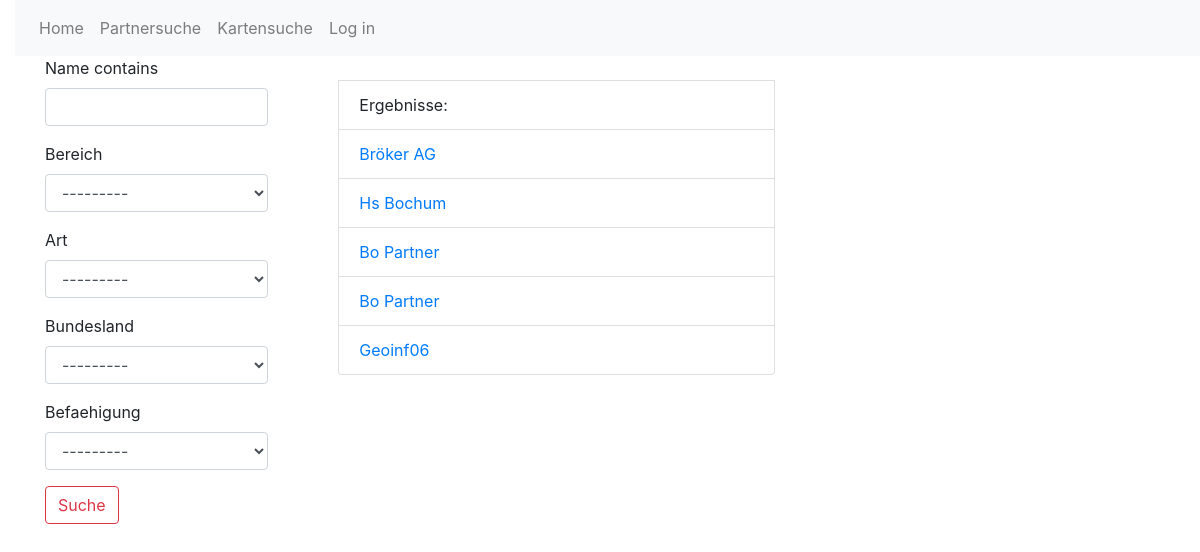
The page /firmen_gefiltert/ on the database as committed earlier.
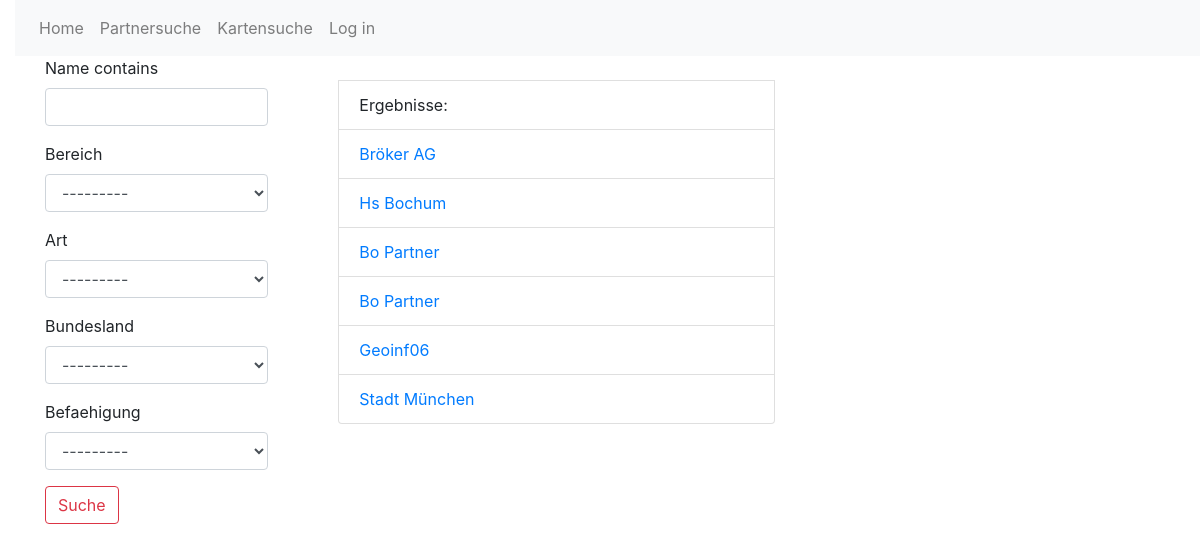
The same page on the database as committed later.
### crm/models.py (models this page shows, shortened)
class Firma(models.Model):
    LISTE_BUNDESLAND = (
            ('BB', 'Brandenburg'),
            ('BE', 'Berlin'),
            ('BW', 'Baden-Wuerttemberg'),
            ('BY', 'Bayern'),
            ('HB', 'Bremen'),
            ('HE', 'Hessen'),
            ('HH', 'Hamburg'),
            ('MV', 'Mecklenburg-Vorpommern'),
            ('NI', 'Niedersachsen'),
            ('NW', 'Nordrhein-Westfalen'),
            ('RP', 'Rheinland-Pfalz'),
            ('SH', 'Schleswig-Holstein'),
            ('SL', 'Saarland'),
            ('SN', 'Sachsen'),
            ('ST', 'Sachsen-Anhalt'),
            ('TH', 'Thueringen'),
    )
    LISTE_ART = (
            ('Behoerde','Behoerde'),
            ('Firma','Firma'),
            ('Institut', 'Institut'),
            ('Verband', 'Verband')
    )
    LISTE_BEFAEHIGUNG = (
            ('Bacherlorarbeit', 'Bacherlorarbeit'),
            ('Masterarbeit', 'Masterarbeit'),
            ('Praktikum', 'Praktikum'),
            ('Exkursion', 'Exkursion')
    )
    LISTE_BEREICH = (
            ('Agrarwirtschaft','Agrarwirtschaft'),
            ('CAD','CAD'),
            ('Geo- und Landschaftsökologie','Geo- & Landschaftsökologie'),
            ('Geodäse und Vermessung','Geodäse und Vermessung'),
            ('Geodaten','Geodaten'),
            ('Geographie','Geographie'),
            ('Geoinformatik','Geoinformatik'),
            ('Geologie','Geologie'),
            ('Geomarketing','Geomarketing'),
            ('Geophysik','Geophysik'),
            ('Geowissenschaften','Geowissenschaften'),
            ('GIS','GIS'),
            ('GIS-Applikation','GIS-Applikation'),
            ('Hydrologie und Wasserbau','Hydrologie und Wasserbau'),
            ('Kartographie und Visualisierung','Kartographie und Visualisierung'),
            ('Meteorologie','Meteorologie'),
            ('Navigation und Telematik','Navigation und Telematik'),
            ('Photogrammetrie','Photogrammetrie'),
            ('Planung','Planung'),
            ('Raumordnung','Raumordnung'),
            ('Software-Entwicklung','Software-Entwicklung'),
            ('Umwelt- und Naturschutz','Umwelt- und Naturschutz'),
            ('Verkehr','Verkehr'),
            ('Vermessung','Vermessung')
    )
    name = models.CharField(max_length=100, blank=False)
    art = models.CharField(max_length=50, choices=LISTE_ART, null=True)
    freie_beschreibung = models.TextField(null=True, blank=True)
    strasse = models.CharField(max_length=100, blank=False)
    hausnummer = models.IntegerField(blank=False)
    hausnummerzusatz = models.CharField(max_length=10, null=True, blank=True)
    plz = models.IntegerField(blank=False)
    ort = models.CharField(max_length=50, blank=False)
    bundesland = models.CharField(max_length=2, blank=False, choices=LISTE_BUNDESLAND)
    land = models.CharField(max_length=50, blank=False)
    xKoordinate = models.FloatField(null=True, blank=True)
    yKoordinate = models.FloatField(null=True, blank=True)
    bereich = MultiSelectField(max_length=200, choices=LISTE_BEREICH, null=True, blank=True)
    befaehigung =  MultiSelectField(max_length=200, choices=LISTE_BEFAEHIGUNG, null=True, blank=True)
    class Meta:
        verbose_name_plural = "Firmen"

### crm/views.py (the view)
# urls.py: url(r'^firmen_gefiltert/$', views.firmen_gefiltert, name='firmen_gefiltert'),
def firmen_gefiltert(request):
    firmen_liste = Firma.objects.all()
    firmen_filter = Filter_Bereich(request.GET,queryset=firmen_liste)
    return render(request, 'bopartner/firmen_gefiltert.html', {'filter': firmen_filter})

### crm/templates/bopartner/firmen_gefiltert.html
{% extends 'bopartner/base.html' %}
{% load crispy_forms_tags %}
{% block content %}
<div class="container">
    <div class="row">
      <div class="col-4">
        <form method="get">
            {{ filter.form|crispy}}
          <button type="submit" class="btn btn-outline-danger btn-md">Suche</button>
        </form>
      </div>
      <div class="col-8">
          <ul>
            <br>
            <li class="list-group-item">Ergebnisse:</li>
            {% for firma in filter.qs %}
            <li class="list-group-item"><a href="{% url 'firma_detail' pk=firma.pk %}">{{ firma.name }}</a></li>
            {% endfor %}
          </ul>
      </div>
    </div>
  </div>
{% endblock %}

Rows that differ between the two databases and show on the page:
added Firma: name "Stadt München"
